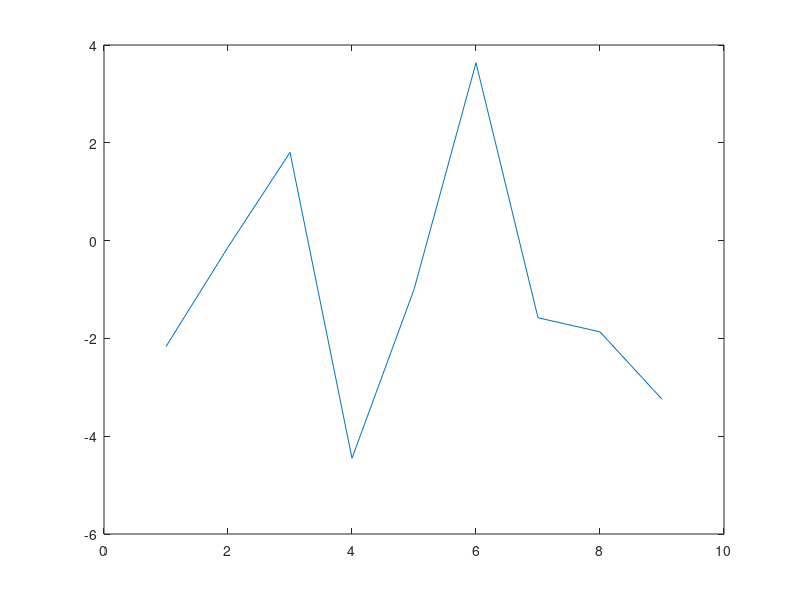

Recreate this plot in MATLAB. (Note: this script raises an error after producing the figure.)


% the norm of fft's output is symmetric but the phase is not.
F=[1 2 3 4-1i 3+1i 4-1i 3 2 1].';
FF=fftshift(fft(fftshift(F)));
plot(abs(FF))
plot(real(FF))
plot(imag(FF))

% center_czt dosen't have this problem
F=[1 2 3 4-1i 3+1i 3+1i 4-1i 3 2 1].';
FF=center_czt(F,1000,1000703);
plot(abs(FF))
plot(real(FF))
plot(imag(FF))
